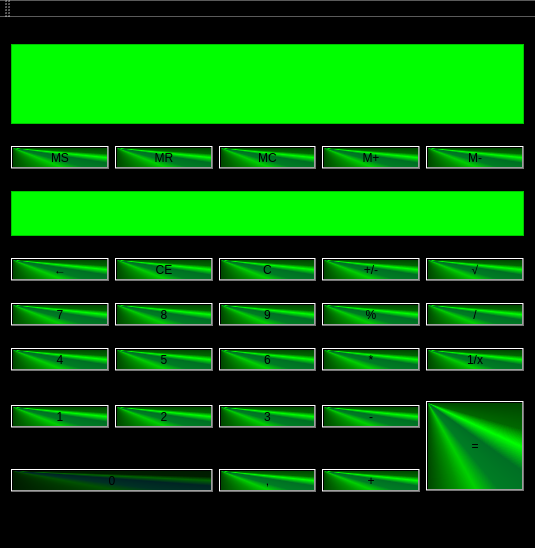
<?xml version="1.0" encoding="UTF-8"?>
<ui version="4.0">
 <class>MainWindow</class>
 <widget class="QMainWindow" name="MainWindow">
  <property name="geometry">
   <rect>
    <x>0</x>
    <y>0</y>
    <width>535</width>
    <height>548</height>
   </rect>
  </property>
  <property name="windowTitle">
   <string>MainWindow</string>
  </property>
  <property name="styleSheet">
   <string notr="true">background-color: rgb(0, 0, 0);</string>
  </property>
  <widget class="QWidget" name="centralWidget">
   <layout class="QGridLayout" name="gridLayout">
    <item row="0" column="0" colspan="5">
     <widget class="QTextBrowser" name="Display">
      <property name="maximumSize">
       <size>
        <width>16777215</width>
        <height>80</height>
       </size>
      </property>
      <property name="styleSheet">
       <string notr="true">background-color: rgb(0, 255, 0);</string>
      </property>
     </widget>
    </item>
    <item row="1" column="0">
     <widget class="QPushButton" name="MSave">
      <property name="styleSheet">
       <string notr="true">background-color: qconicalgradient(cx:0, cy:0, angle:135, stop:0 rgba(0, 255, 0, 69), stop:0.375 rgba(0, 255, 0, 69), stop:0.423533 rgba(0, 255, 0, 145), stop:0.45 rgba(0, 255, 0, 208), stop:0.477581 rgba(0, 244, 71, 130), stop:0.518717 rgba(0, 218, 71, 130), stop:0.55 rgba(0, 255, 0, 255), stop:0.57754 rgba(0, 203, 0, 130), stop:0.625 rgba(0, 255, 0, 69), stop:1 rgba(0, 255, 0, 69));</string>
      </property>
      <property name="text">
       <string>MS</string>
      </property>
     </widget>
    </item>
    <item row="1" column="1">
     <widget class="QPushButton" name="MRead">
      <property name="styleSheet">
       <string notr="true">background-color: qconicalgradient(cx:0, cy:0, angle:135, stop:0 rgba(0, 255, 0, 69), stop:0.375 rgba(0, 255, 0, 69), stop:0.423533 rgba(0, 255, 0, 145), stop:0.45 rgba(0, 255, 0, 208), stop:0.477581 rgba(0, 244, 71, 130), stop:0.518717 rgba(0, 218, 71, 130), stop:0.55 rgba(0, 255, 0, 255), stop:0.57754 rgba(0, 203, 0, 130), stop:0.625 rgba(0, 255, 0, 69), stop:1 rgba(0, 255, 0, 69));</string>
      </property>
      <property name="text">
       <string>MR</string>
      </property>
     </widget>
    </item>
    <item row="1" column="2">
     <widget class="QPushButton" name="MClear">
      <property name="styleSheet">
       <string notr="true">background-color: qconicalgradient(cx:0, cy:0, angle:135, stop:0 rgba(0, 255, 0, 69), stop:0.375 rgba(0, 255, 0, 69), stop:0.423533 rgba(0, 255, 0, 145), stop:0.45 rgba(0, 255, 0, 208), stop:0.477581 rgba(0, 244, 71, 130), stop:0.518717 rgba(0, 218, 71, 130), stop:0.55 rgba(0, 255, 0, 255), stop:0.57754 rgba(0, 203, 0, 130), stop:0.625 rgba(0, 255, 0, 69), stop:1 rgba(0, 255, 0, 69));</string>
      </property>
      <property name="text">
       <string>MC</string>
      </property>
     </widget>
    </item>
    <item row="1" column="3">
     <widget class="QPushButton" name="MPlus">
      <property name="styleSheet">
       <string notr="true">background-color: qconicalgradient(cx:0, cy:0, angle:135, stop:0 rgba(0, 255, 0, 69), stop:0.375 rgba(0, 255, 0, 69), stop:0.423533 rgba(0, 255, 0, 145), stop:0.45 rgba(0, 255, 0, 208), stop:0.477581 rgba(0, 244, 71, 130), stop:0.518717 rgba(0, 218, 71, 130), stop:0.55 rgba(0, 255, 0, 255), stop:0.57754 rgba(0, 203, 0, 130), stop:0.625 rgba(0, 255, 0, 69), stop:1 rgba(0, 255, 0, 69));</string>
      </property>
      <property name="text">
       <string>M+</string>
      </property>
     </widget>
    </item>
    <item row="1" column="4">
     <widget class="QPushButton" name="MMinus">
      <property name="styleSheet">
       <string notr="true">background-color: qconicalgradient(cx:0, cy:0, angle:135, stop:0 rgba(0, 255, 0, 69), stop:0.375 rgba(0, 255, 0, 69), stop:0.423533 rgba(0, 255, 0, 145), stop:0.45 rgba(0, 255, 0, 208), stop:0.477581 rgba(0, 244, 71, 130), stop:0.518717 rgba(0, 218, 71, 130), stop:0.55 rgba(0, 255, 0, 255), stop:0.57754 rgba(0, 203, 0, 130), stop:0.625 rgba(0, 255, 0, 69), stop:1 rgba(0, 255, 0, 69));</string>
      </property>
      <property name="text">
       <string>M-</string>
      </property>
     </widget>
    </item>
    <item row="2" column="0" colspan="5">
     <widget class="QTextBrowser" name="WIIMemory">
      <property name="maximumSize">
       <size>
        <width>16777215</width>
        <height>45</height>
       </size>
      </property>
      <property name="styleSheet">
       <string notr="true">background-color: rgb(0, 255, 0);</string>
      </property>
     </widget>
    </item>
    <item row="3" column="0">
     <widget class="QPushButton" name="Delete_the_last">
      <property name="styleSheet">
       <string notr="true">background-color: qconicalgradient(cx:0, cy:0, angle:135, stop:0 rgba(0, 255, 0, 69), stop:0.375 rgba(0, 255, 0, 69), stop:0.423533 rgba(0, 255, 0, 145), stop:0.45 rgba(0, 255, 0, 208), stop:0.477581 rgba(0, 244, 71, 130), stop:0.518717 rgba(0, 218, 71, 130), stop:0.55 rgba(0, 255, 0, 255), stop:0.57754 rgba(0, 203, 0, 130), stop:0.625 rgba(0, 255, 0, 69), stop:1 rgba(0, 255, 0, 69));</string>
      </property>
      <property name="text">
       <string>←</string>
      </property>
     </widget>
    </item>
    <item row="3" column="1">
     <widget class="QPushButton" name="CE">
      <property name="styleSheet">
       <string notr="true">background-color: qconicalgradient(cx:0, cy:0, angle:135, stop:0 rgba(0, 255, 0, 69), stop:0.375 rgba(0, 255, 0, 69), stop:0.423533 rgba(0, 255, 0, 145), stop:0.45 rgba(0, 255, 0, 208), stop:0.477581 rgba(0, 244, 71, 130), stop:0.518717 rgba(0, 218, 71, 130), stop:0.55 rgba(0, 255, 0, 255), stop:0.57754 rgba(0, 203, 0, 130), stop:0.625 rgba(0, 255, 0, 69), stop:1 rgba(0, 255, 0, 69));</string>
      </property>
      <property name="text">
       <string>CE</string>
      </property>
     </widget>
    </item>
    <item row="3" column="2">
     <widget class="QPushButton" name="C">
      <property name="styleSheet">
       <string notr="true">background-color: qconicalgradient(cx:0, cy:0, angle:135, stop:0 rgba(0, 255, 0, 69), stop:0.375 rgba(0, 255, 0, 69), stop:0.423533 rgba(0, 255, 0, 145), stop:0.45 rgba(0, 255, 0, 208), stop:0.477581 rgba(0, 244, 71, 130), stop:0.518717 rgba(0, 218, 71, 130), stop:0.55 rgba(0, 255, 0, 255), stop:0.57754 rgba(0, 203, 0, 130), stop:0.625 rgba(0, 255, 0, 69), stop:1 rgba(0, 255, 0, 69));</string>
      </property>
      <property name="text">
       <string>C</string>
      </property>
     </widget>
    </item>
    <item row="3" column="3">
     <widget class="QPushButton" name="Change_plus_minus">
      <property name="styleSheet">
       <string notr="true">background-color: qconicalgradient(cx:0, cy:0, angle:135, stop:0 rgba(0, 255, 0, 69), stop:0.375 rgba(0, 255, 0, 69), stop:0.423533 rgba(0, 255, 0, 145), stop:0.45 rgba(0, 255, 0, 208), stop:0.477581 rgba(0, 244, 71, 130), stop:0.518717 rgba(0, 218, 71, 130), stop:0.55 rgba(0, 255, 0, 255), stop:0.57754 rgba(0, 203, 0, 130), stop:0.625 rgba(0, 255, 0, 69), stop:1 rgba(0, 255, 0, 69));</string>
      </property>
      <property name="text">
       <string>+/-</string>
      </property>
     </widget>
    </item>
    <item row="3" column="4">
     <widget class="QPushButton" name="Sqrt_">
      <property name="styleSheet">
       <string notr="true">background-color: qconicalgradient(cx:0, cy:0, angle:135, stop:0 rgba(0, 255, 0, 69), stop:0.375 rgba(0, 255, 0, 69), stop:0.423533 rgba(0, 255, 0, 145), stop:0.45 rgba(0, 255, 0, 208), stop:0.477581 rgba(0, 244, 71, 130), stop:0.518717 rgba(0, 218, 71, 130), stop:0.55 rgba(0, 255, 0, 255), stop:0.57754 rgba(0, 203, 0, 130), stop:0.625 rgba(0, 255, 0, 69), stop:1 rgba(0, 255, 0, 69));</string>
      </property>
      <property name="text">
       <string>√</string>
      </property>
     </widget>
    </item>
    <item row="4" column="0">
     <widget class="QPushButton" name="N_seven">
      <property name="styleSheet">
       <string notr="true">background-color: qconicalgradient(cx:0, cy:0, angle:135, stop:0 rgba(0, 255, 0, 69), stop:0.375 rgba(0, 255, 0, 69), stop:0.423533 rgba(0, 255, 0, 145), stop:0.45 rgba(0, 255, 0, 208), stop:0.477581 rgba(0, 244, 71, 130), stop:0.518717 rgba(0, 218, 71, 130), stop:0.55 rgba(0, 255, 0, 255), stop:0.57754 rgba(0, 203, 0, 130), stop:0.625 rgba(0, 255, 0, 69), stop:1 rgba(0, 255, 0, 69));</string>
      </property>
      <property name="text">
       <string>7</string>
      </property>
     </widget>
    </item>
    <item row="4" column="1">
     <widget class="QPushButton" name="N_eight">
      <property name="styleSheet">
       <string notr="true">background-color: qconicalgradient(cx:0, cy:0, angle:135, stop:0 rgba(0, 255, 0, 69), stop:0.375 rgba(0, 255, 0, 69), stop:0.423533 rgba(0, 255, 0, 145), stop:0.45 rgba(0, 255, 0, 208), stop:0.477581 rgba(0, 244, 71, 130), stop:0.518717 rgba(0, 218, 71, 130), stop:0.55 rgba(0, 255, 0, 255), stop:0.57754 rgba(0, 203, 0, 130), stop:0.625 rgba(0, 255, 0, 69), stop:1 rgba(0, 255, 0, 69));</string>
      </property>
      <property name="text">
       <string>8</string>
      </property>
     </widget>
    </item>
    <item row="4" column="2">
     <widget class="QPushButton" name="N_nine">
      <property name="styleSheet">
       <string notr="true">background-color: qconicalgradient(cx:0, cy:0, angle:135, stop:0 rgba(0, 255, 0, 69), stop:0.375 rgba(0, 255, 0, 69), stop:0.423533 rgba(0, 255, 0, 145), stop:0.45 rgba(0, 255, 0, 208), stop:0.477581 rgba(0, 244, 71, 130), stop:0.518717 rgba(0, 218, 71, 130), stop:0.55 rgba(0, 255, 0, 255), stop:0.57754 rgba(0, 203, 0, 130), stop:0.625 rgba(0, 255, 0, 69), stop:1 rgba(0, 255, 0, 69));</string>
      </property>
      <property name="text">
       <string>9</string>
      </property>
     </widget>
    </item>
    <item row="4" column="3">
     <widget class="QPushButton" name="Div_mod">
      <property name="styleSheet">
       <string notr="true">background-color: qconicalgradient(cx:0, cy:0, angle:135, stop:0 rgba(0, 255, 0, 69), stop:0.375 rgba(0, 255, 0, 69), stop:0.423533 rgba(0, 255, 0, 145), stop:0.45 rgba(0, 255, 0, 208), stop:0.477581 rgba(0, 244, 71, 130), stop:0.518717 rgba(0, 218, 71, 130), stop:0.55 rgba(0, 255, 0, 255), stop:0.57754 rgba(0, 203, 0, 130), stop:0.625 rgba(0, 255, 0, 69), stop:1 rgba(0, 255, 0, 69));</string>
      </property>
      <property name="text">
       <string>%</string>
      </property>
     </widget>
    </item>
    <item row="4" column="4">
     <widget class="QPushButton" name="Div_div">
      <property name="styleSheet">
       <string notr="true">background-color: qconicalgradient(cx:0, cy:0, angle:135, stop:0 rgba(0, 255, 0, 69), stop:0.375 rgba(0, 255, 0, 69), stop:0.423533 rgba(0, 255, 0, 145), stop:0.45 rgba(0, 255, 0, 208), stop:0.477581 rgba(0, 244, 71, 130), stop:0.518717 rgba(0, 218, 71, 130), stop:0.55 rgba(0, 255, 0, 255), stop:0.57754 rgba(0, 203, 0, 130), stop:0.625 rgba(0, 255, 0, 69), stop:1 rgba(0, 255, 0, 69));</string>
      </property>
      <property name="text">
       <string>/</string>
      </property>
     </widget>
    </item>
    <item row="5" column="0">
     <widget class="QPushButton" name="N_four">
      <property name="styleSheet">
       <string notr="true">background-color: qconicalgradient(cx:0, cy:0, angle:135, stop:0 rgba(0, 255, 0, 69), stop:0.375 rgba(0, 255, 0, 69), stop:0.423533 rgba(0, 255, 0, 145), stop:0.45 rgba(0, 255, 0, 208), stop:0.477581 rgba(0, 244, 71, 130), stop:0.518717 rgba(0, 218, 71, 130), stop:0.55 rgba(0, 255, 0, 255), stop:0.57754 rgba(0, 203, 0, 130), stop:0.625 rgba(0, 255, 0, 69), stop:1 rgba(0, 255, 0, 69));</string>
      </property>
      <property name="text">
       <string>4</string>
      </property>
     </widget>
    </item>
    <item row="5" column="1">
     <widget class="QPushButton" name="N_five">
      <property name="styleSheet">
       <string notr="true">background-color: qconicalgradient(cx:0, cy:0, angle:135, stop:0 rgba(0, 255, 0, 69), stop:0.375 rgba(0, 255, 0, 69), stop:0.423533 rgba(0, 255, 0, 145), stop:0.45 rgba(0, 255, 0, 208), stop:0.477581 rgba(0, 244, 71, 130), stop:0.518717 rgba(0, 218, 71, 130), stop:0.55 rgba(0, 255, 0, 255), stop:0.57754 rgba(0, 203, 0, 130), stop:0.625 rgba(0, 255, 0, 69), stop:1 rgba(0, 255, 0, 69));</string>
      </property>
      <property name="text">
       <string>5</string>
      </property>
     </widget>
    </item>
    <item row="5" column="2">
     <widget class="QPushButton" name="N_six">
      <property name="styleSheet">
       <string notr="true">background-color: qconicalgradient(cx:0, cy:0, angle:135, stop:0 rgba(0, 255, 0, 69), stop:0.375 rgba(0, 255, 0, 69), stop:0.423533 rgba(0, 255, 0, 145), stop:0.45 rgba(0, 255, 0, 208), stop:0.477581 rgba(0, 244, 71, 130), stop:0.518717 rgba(0, 218, 71, 130), stop:0.55 rgba(0, 255, 0, 255), stop:0.57754 rgba(0, 203, 0, 130), stop:0.625 rgba(0, 255, 0, 69), stop:1 rgba(0, 255, 0, 69));</string>
      </property>
      <property name="text">
       <string>6</string>
      </property>
     </widget>
    </item>
    <item row="5" column="3">
     <widget class="QPushButton" name="Multiply">
      <property name="styleSheet">
       <string notr="true">background-color: qconicalgradient(cx:0, cy:0, angle:135, stop:0 rgba(0, 255, 0, 69), stop:0.375 rgba(0, 255, 0, 69), stop:0.423533 rgba(0, 255, 0, 145), stop:0.45 rgba(0, 255, 0, 208), stop:0.477581 rgba(0, 244, 71, 130), stop:0.518717 rgba(0, 218, 71, 130), stop:0.55 rgba(0, 255, 0, 255), stop:0.57754 rgba(0, 203, 0, 130), stop:0.625 rgba(0, 255, 0, 69), stop:1 rgba(0, 255, 0, 69));</string>
      </property>
      <property name="text">
       <string>*</string>
      </property>
     </widget>
    </item>
    <item row="5" column="4">
     <widget class="QPushButton" name="One_div_X">
      <property name="styleSheet">
       <string notr="true">background-color: qconicalgradient(cx:0, cy:0, angle:135, stop:0 rgba(0, 255, 0, 69), stop:0.375 rgba(0, 255, 0, 69), stop:0.423533 rgba(0, 255, 0, 145), stop:0.45 rgba(0, 255, 0, 208), stop:0.477581 rgba(0, 244, 71, 130), stop:0.518717 rgba(0, 218, 71, 130), stop:0.55 rgba(0, 255, 0, 255), stop:0.57754 rgba(0, 203, 0, 130), stop:0.625 rgba(0, 255, 0, 69), stop:1 rgba(0, 255, 0, 69));</string>
      </property>
      <property name="text">
       <string>1/x</string>
      </property>
     </widget>
    </item>
    <item row="6" column="0">
     <widget class="QPushButton" name="N_one">
      <property name="styleSheet">
       <string notr="true">background-color: qconicalgradient(cx:0, cy:0, angle:135, stop:0 rgba(0, 255, 0, 69), stop:0.375 rgba(0, 255, 0, 69), stop:0.423533 rgba(0, 255, 0, 145), stop:0.45 rgba(0, 255, 0, 208), stop:0.477581 rgba(0, 244, 71, 130), stop:0.518717 rgba(0, 218, 71, 130), stop:0.55 rgba(0, 255, 0, 255), stop:0.57754 rgba(0, 203, 0, 130), stop:0.625 rgba(0, 255, 0, 69), stop:1 rgba(0, 255, 0, 69));</string>
      </property>
      <property name="text">
       <string>1</string>
      </property>
     </widget>
    </item>
    <item row="6" column="1">
     <widget class="QPushButton" name="N_two">
      <property name="styleSheet">
       <string notr="true">background-color: qconicalgradient(cx:0, cy:0, angle:135, stop:0 rgba(0, 255, 0, 69), stop:0.375 rgba(0, 255, 0, 69), stop:0.423533 rgba(0, 255, 0, 145), stop:0.45 rgba(0, 255, 0, 208), stop:0.477581 rgba(0, 244, 71, 130), stop:0.518717 rgba(0, 218, 71, 130), stop:0.55 rgba(0, 255, 0, 255), stop:0.57754 rgba(0, 203, 0, 130), stop:0.625 rgba(0, 255, 0, 69), stop:1 rgba(0, 255, 0, 69));</string>
      </property>
      <property name="text">
       <string>2</string>
      </property>
     </widget>
    </item>
    <item row="6" column="2">
     <widget class="QPushButton" name="N_three">
      <property name="styleSheet">
       <string notr="true">background-color: qconicalgradient(cx:0, cy:0, angle:135, stop:0 rgba(0, 255, 0, 69), stop:0.375 rgba(0, 255, 0, 69), stop:0.423533 rgba(0, 255, 0, 145), stop:0.45 rgba(0, 255, 0, 208), stop:0.477581 rgba(0, 244, 71, 130), stop:0.518717 rgba(0, 218, 71, 130), stop:0.55 rgba(0, 255, 0, 255), stop:0.57754 rgba(0, 203, 0, 130), stop:0.625 rgba(0, 255, 0, 69), stop:1 rgba(0, 255, 0, 69));</string>
      </property>
      <property name="text">
       <string>3</string>
      </property>
     </widget>
    </item>
    <item row="6" column="3">
     <widget class="QPushButton" name="Minus">
      <property name="styleSheet">
       <string notr="true">background-color: qconicalgradient(cx:0, cy:0, angle:135, stop:0 rgba(0, 255, 0, 69), stop:0.375 rgba(0, 255, 0, 69), stop:0.423533 rgba(0, 255, 0, 145), stop:0.45 rgba(0, 255, 0, 208), stop:0.477581 rgba(0, 244, 71, 130), stop:0.518717 rgba(0, 218, 71, 130), stop:0.55 rgba(0, 255, 0, 255), stop:0.57754 rgba(0, 203, 0, 130), stop:0.625 rgba(0, 255, 0, 69), stop:1 rgba(0, 255, 0, 69));</string>
      </property>
      <property name="text">
       <string>-</string>
      </property>
     </widget>
    </item>
    <item row="6" column="4" rowspan="2">
     <widget class="QPushButton" name="GET_ANSWER">
      <property name="minimumSize">
       <size>
        <width>0</width>
        <height>90</height>
       </size>
      </property>
      <property name="styleSheet">
       <string notr="true">background-color: qconicalgradient(cx:0, cy:0, angle:135, stop:0 rgba(0, 255, 0, 69), stop:0.375 rgba(0, 255, 0, 69), stop:0.423533 rgba(0, 255, 0, 145), stop:0.45 rgba(0, 255, 0, 208), stop:0.477581 rgba(0, 244, 71, 130), stop:0.518717 rgba(0, 218, 71, 130), stop:0.55 rgba(0, 255, 0, 255), stop:0.57754 rgba(0, 203, 0, 130), stop:0.625 rgba(0, 255, 0, 69), stop:1 rgba(0, 255, 0, 69));</string>
      </property>
      <property name="text">
       <string>=</string>
      </property>
     </widget>
    </item>
    <item row="7" column="0" colspan="2">
     <widget class="QPushButton" name="N_zero">
      <property name="styleSheet">
       <string notr="true">background-color: qconicalgradient(cx:0, cy:0, angle:135, stop:0 rgba(0, 100, 0, 69), stop:0.375 rgba(0, 100, 0, 69), stop:0.423533 rgba(0, 100, 0, 145), stop:0.45 rgba(0, 100, 0, 208), stop:0.477581 rgba(0, 95, 71, 130), stop:0.518717 rgba(0, 70, 71, 130), stop:0.55 rgba(0, 100, 0, 255), stop:0.57754 rgba(0, 60, 0, 130), stop:0.625 rgba(0, 100, 0, 69), stop:1 rgba(0, 100, 0, 69));
font: 75 14pt &quot;Noto Sans&quot;;</string>
      </property>
      <property name="text">
       <string>0</string>
      </property>
     </widget>
    </item>
    <item row="7" column="2">
     <widget class="QPushButton" name="Point">
      <property name="styleSheet">
       <string notr="true">background-color: qconicalgradient(cx:0, cy:0, angle:135, stop:0 rgba(0, 255, 0, 69), stop:0.375 rgba(0, 255, 0, 69), stop:0.423533 rgba(0, 255, 0, 145), stop:0.45 rgba(0, 255, 0, 208), stop:0.477581 rgba(0, 244, 71, 130), stop:0.518717 rgba(0, 218, 71, 130), stop:0.55 rgba(0, 255, 0, 255), stop:0.57754 rgba(0, 203, 0, 130), stop:0.625 rgba(0, 255, 0, 69), stop:1 rgba(0, 255, 0, 69));</string>
      </property>
      <property name="text">
       <string>,</string>
      </property>
     </widget>
    </item>
    <item row="7" column="3">
     <widget class="QPushButton" name="Plus">
      <property name="styleSheet">
       <string notr="true">background-color: qconicalgradient(cx:0, cy:0, angle:135, stop:0 rgba(0, 255, 0, 69), stop:0.375 rgba(0, 255, 0, 69), stop:0.423533 rgba(0, 255, 0, 145), stop:0.45 rgba(0, 255, 0, 208), stop:0.477581 rgba(0, 244, 71, 130), stop:0.518717 rgba(0, 218, 71, 130), stop:0.55 rgba(0, 255, 0, 255), stop:0.57754 rgba(0, 203, 0, 130), stop:0.625 rgba(0, 255, 0, 69), stop:1 rgba(0, 255, 0, 69));</string>
      </property>
      <property name="text">
       <string>+</string>
      </property>
     </widget>
    </item>
   </layout>
  </widget>
  <widget class="QMenuBar" name="menuBar">
   <property name="geometry">
    <rect>
     <x>0</x>
     <y>0</y>
     <width>535</width>
     <height>30</height>
    </rect>
   </property>
  </widget>
  <widget class="QToolBar" name="mainToolBar">
   <attribute name="toolBarArea">
    <enum>TopToolBarArea</enum>
   </attribute>
   <attribute name="toolBarBreak">
    <bool>false</bool>
   </attribute>
  </widget>
  <widget class="QStatusBar" name="statusBar"/>
 </widget>
 <layoutdefault spacing="6" margin="11"/>
 <resources/>
 <connections/>
</ui>
